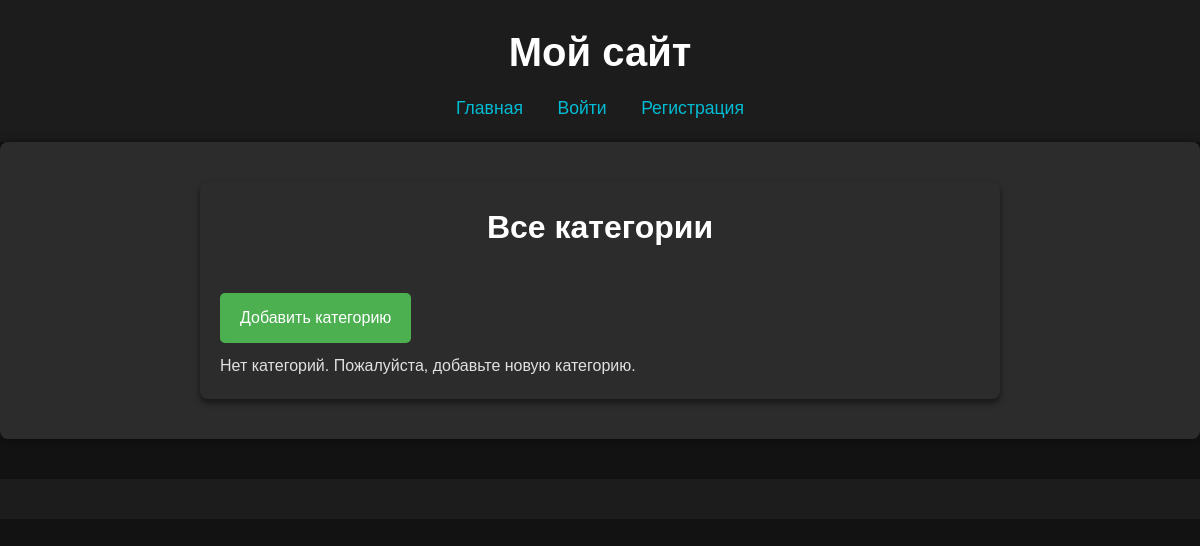
Page /categories/ on the earlier database version.
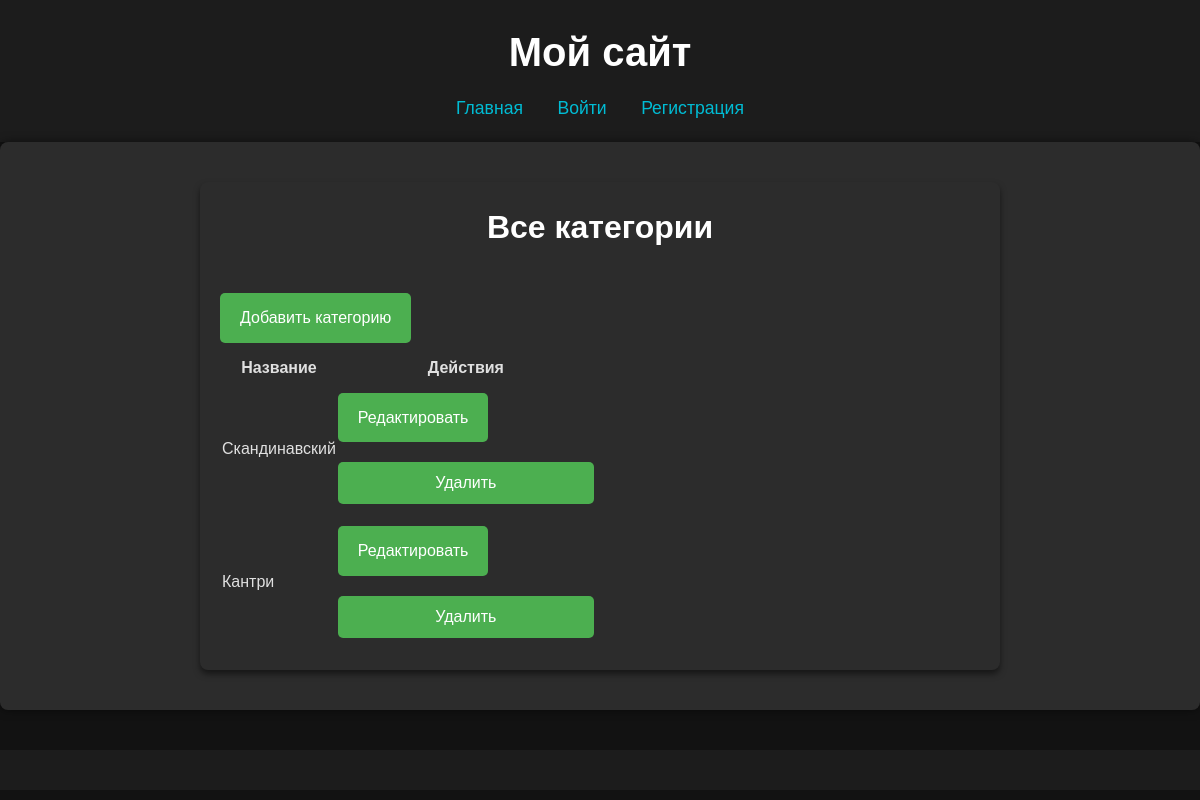
Same page on the later database version.
### main/models.py (models this page shows, shortened)
class Category(models.Model):
    name = models.CharField(max_length=100)

### main/views.py (the view)
# urls.py: path('categories/', views.all_categories, name='all_categories'),  # Список категорий
def all_categories(request):
    categories = Category.objects.all()
    return render(request, 'main/all_categories.html', {'categories': categories})

### main/templates/main/all_categories.html (shortened to what this page needs)
{% extends 'main/layout.html' %}
{% block content %}
  <div class="container mt-4">
    <h1 class="mb-4">Все категории</h1>
    <div class="mb-3">
      <a href="{% url 'create_category' %}" class="btn btn-success">
         Добавить категорию
      </a>
    </div>
    {% if categories %}
      <div class="table-responsive">
        <table class="table table-hover table-bordered">
          <thead class="thead-light">
            <tr>
              <th>Название</th>
              <th class="text-center">Действия</th>
            </tr>
          </thead>
          <tbody>
            {% for category in categories %}
              <tr>
                <td>{{ category.name }}</td>
                <td class="text-center">
                  <a href="{% url 'edit_category' category.id %}" class="btn btn-warning btn-sm">
                     Редактировать
                  </a>
                  <form action="{% url 'delete_category' category.id %}" method="post" style="display:inline;">
                    <button type="submit" class="btn btn-danger btn-sm" onclick="return confirm('Вы уверены, что хотите удалить категорию?')">
                       Удалить
                    </button>
                  </form>
                </td>
              </tr>
            {% endfor %}
          </tbody>
        </table>
      </div>
    {% else %}
      <div class="alert alert-info" role="alert">
        Нет категорий. Пожалуйста, добавьте новую категорию.
      </div>
    {% endif %}
  </div>
{% endblock %}

Differences in the rows shown:
added Category: name "Скандинавский"
added Category: name "Кантри"
Other differences:
text no longer shown: "Нет категорий. Пожалуйста, добавьте новую категорию."
text now shown: "Название Действия"
